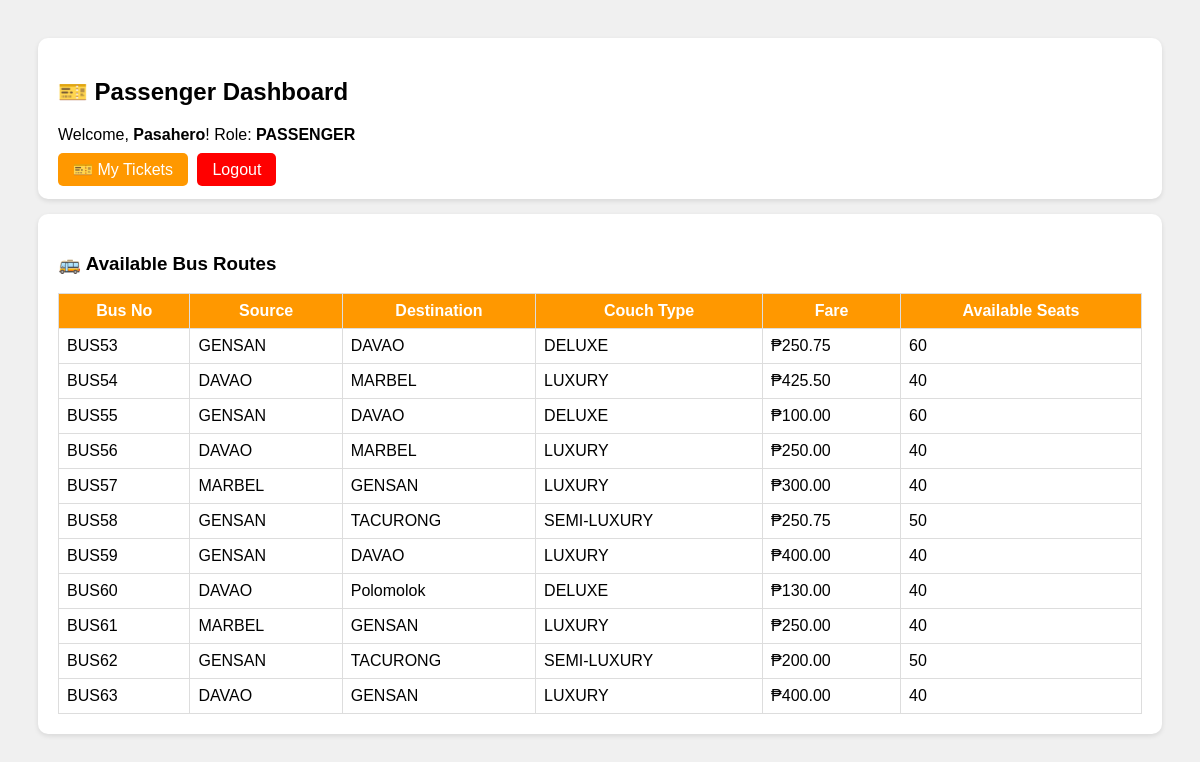
The app's page /bus_management/passenger_dashboard.php (signed in) with its own data.
### tables this page shows
CREATE TABLE `bus` (
  `Bus_no` varchar(10) NOT NULL,
  `Source` varchar(50) DEFAULT NULL,
  `Destination` varchar(50) DEFAULT NULL,
  `Couch_type` varchar(26) DEFAULT NULL,
  `Fair` decimal(10,2) DEFAULT NULL,
  `SeatCapacity` int(11) DEFAULT NULL,
  `Manufacture_year` int(11) DEFAULT NULL,
  `Status` varchar(20) DEFAULT NULL
);

### bus_management/passenger_dashboard.php (the view, shortened to what this page needs)
<?php
require 'config.php';
?>
<!DOCTYPE html>
<html>
<head><title>Passenger Dashboard</title>
</head>
<body>
<div class="card">
    <h2>🎫 Passenger Dashboard</h2>
    <p>Welcome, <strong><?php echo $_SESSION['username']; ?></strong>! Role: <strong>PASSENGER</strong></p>
    <a href="tickets.php" style="padding:8px 15px; background:#FF9800; color:white; border-radius:5px; text-decoration:none; margin-right:5px;">🎫 My Tickets</a>
    <a href="logout.php" class="btn">Logout</a>
</div>
<div class="card">
    <h3>🚌 Available Bus Routes</h3>
    <table>
        <tr><th>Bus No</th><th>Source</th><th>Destination</th><th>Couch Type</th><th>Fare</th><th>Available Seats</th></tr>
        <?php
        $result = mysqli_query($conn, "SELECT * FROM Bus WHERE Status != 'OUT OF SERVICE'");
        while ($row = mysqli_fetch_assoc($result)) {
            echo "<tr><td>{$row['Bus_no']}</td><td>{$row['Source']}</td><td>{$row['Destination']}</td><td>{$row['Couch_type']}</td><td>₱{$row['Fair']}</td><td>{$row['SeatCapacity']}</td></tr>";
        }
        ?>
    </table>
</div>
</body>
</html>

### bus_management/passenger_dashboard.php (style rules this page uses)
body { font-family: Arial; background: #f0f0f0; padding: 30px; }
.card { background: white; padding: 20px; border-radius: 10px; margin-bottom: 15px; box-shadow: 0 2px 5px rgba(0,0,0,0.1); }
table { width: 100%; border-collapse: collapse; }
th, td { border: 1px solid #ddd; padding: 8px; }
th { background: #FF9800; color: white; }
a.btn { padding: 8px 15px; background: red; color: white; border-radius: 5px; text-decoration: none; }

### records on screen
bus: Bus_no "BUS53", Source "GENSAN", Destination "DAVAO", Couch_type "DELUXE", Fair "250.75", SeatCapacity "60"
bus: Bus_no "BUS54", Source "DAVAO", Destination "MARBEL", Couch_type "LUXURY", Fair "425.50", SeatCapacity "40"
bus: Bus_no "BUS55", Source "GENSAN", Destination "DAVAO", Couch_type "DELUXE", Fair "100.00", SeatCapacity "60"
bus: Bus_no "BUS56", Source "DAVAO", Destination "MARBEL", Couch_type "LUXURY", Fair "250.00", SeatCapacity "40"
bus: Bus_no "BUS57", Source "MARBEL", Destination "GENSAN", Couch_type "LUXURY", Fair "300.00", SeatCapacity "40"
bus: Bus_no "BUS58", Source "GENSAN", Destination "TACURONG", Couch_type "SEMI-LUXURY", Fair "250.75", SeatCapacity "50"
bus: Bus_no "BUS59", Source "GENSAN", Destination "DAVAO", Couch_type "LUXURY", Fair "400.00", SeatCapacity "40"
bus: Bus_no "BUS60", Source "DAVAO", Destination "Polomolok", Couch_type "DELUXE", Fair "130.00", SeatCapacity "40"
bus: Bus_no "BUS61", Source "MARBEL", Destination "GENSAN", Couch_type "LUXURY", Fair "250.00", SeatCapacity "40"
bus: Bus_no "BUS62", Source "GENSAN", Destination "TACURONG", Couch_type "SEMI-LUXURY", Fair "200.00", SeatCapacity "50"
bus: Bus_no "BUS63", Source "DAVAO", Destination "GENSAN", Couch_type "LUXURY", Fair "400.00", SeatCapacity "40"

### other values on screen
$_SESSION['username'] "Pasahero"
